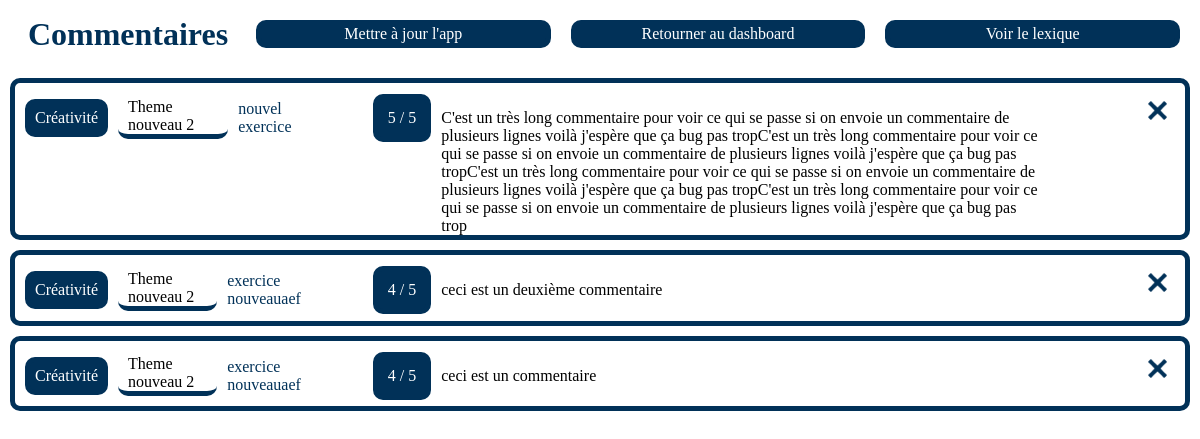
/viewRates.php, run on an earlier commit of the app's database.
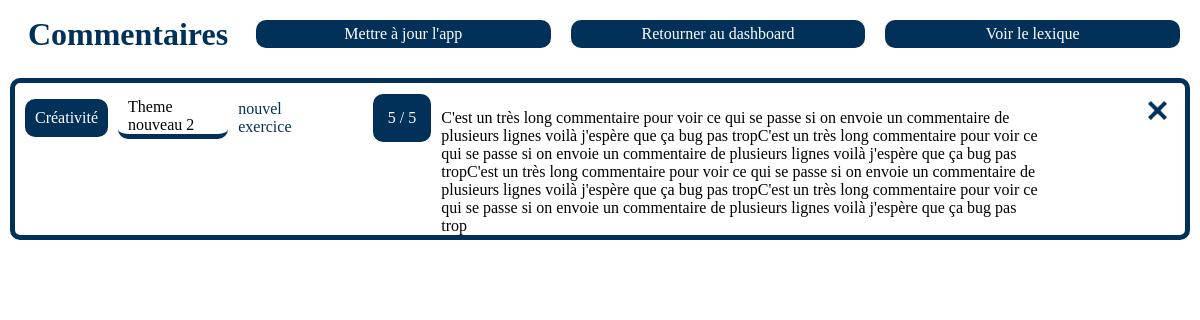
And on a later commit of the database.
### tables this page shows
CREATE TABLE "Commentaires"
(
	idCommentaire INTEGER
		primary key autoincrement,
	note INTEGER,
	commentaire VARCHAR(100),
	exerciceId INTEGER not null
		references Exercices
);

CREATE TABLE "Categories"
(
	idCategorie INTEGER
		primary key autoincrement,
	nomCategorie VARCHAR(50) not null,
	codeCouleur VARCHAR(20) not null
);

CREATE TABLE "Themes"
(
	idTheme INTEGER
		primary key autoincrement,
	nomTheme VARCHAR(50) not null,
	categorieId INTEGER not null
		references Categories
);

CREATE TABLE "Exercices"
(
	idExercice INTEGER
		primary key autoincrement,
	nomExercice VARCHAR(50) not null,
	themeId INTEGER not null
		references Themes
);

### class/Db.php (called while the page is built, shortened)
<?php
class Db {
    public $pdo;
    function __construct(){
        try{
            $this->pdo = new PDO('sqlite:'.__DIR__.'/../database/database.db' );
        }catch(PDOException $e){
            echo $e->getMessage();
        }
    }
    public function getAllCommentaires(){
        $sth = $this->pdo->prepare("SELECT * FROM Commentaires");
        $sth->execute();
        return $sth->fetchAll();
    }
    public function getExerciceFromExerciceId(string $id){
        $sth = $this->pdo->prepare("SELECT * FROM Exercices WHERE idExercice= :id");
        $sth->execute(["id" => $id]);
        return $sth->fetch();
    }
    public function getThemeFromThemeId(string $id){
        $sth = $this->pdo->prepare("SELECT * FROM Themes WHERE idTheme= :id");
        $sth->execute(["id" => $id]);
        return $sth->fetch();
    }
    public function getCategorieFromCategorieId(string $id){
        $sth = $this->pdo->prepare("SELECT * FROM Categories WHERE idCategorie= :id");
        $sth->execute(["id" => $id]);
        return $sth->fetch();
    }
}

### viewRates.php (the view, shortened to what this page needs)
<!DOCTYPE html>
<html lang="fr">
<head>
    <link href="css/style.css" rel="stylesheet">
</head>
<?php include "class/Db.php";
include "class/Popup.php"?>
<body>
    <div class="h1Button">
        <h1 class="h1DataBase">Commentaires</h1>
        <div class="buttonsDataBase">
            <a href="api.php">Mettre à jour l'app</a>
            <a href="index.php">Retourner au dashboard</a>
            <a href="viewLexique.php">Voir le lexique</a>
        </div>
    </div>
    <?php $db = new Db();
    $popup = new Popup();
    $allCommentaires = $db->getAllCommentaires();
    $allCommentaires = array_reverse($allCommentaires);
    foreach ($allCommentaires as $commentaire){
        $exercice = $db->getExerciceFromExerciceId($commentaire["exerciceId"]);
        $theme = $db->getThemeFromThemeId($exercice["themeId"]);
        $categorie = $db->getCategorieFromCategorieId($theme["categorieId"]);
        echo "
            <div class='divCommentaire'>
                <div class='categorieThemeExercice'>
                    <p class='categorieDataBase'>".$categorie['nomCategorie']."</p>
                    <p class='themeDataBase newMargin'>".$theme["nomTheme"]."</p>
                    <p class='exerciceCommentaire'>".$exercice["nomExercice"]."</p>
                </div>
                <div class='commentaire'>
                    <p class='noteCommentaire'>".$commentaire["note"]." / 5</p>
                    <p class='messageCommentaire'>".$commentaire["commentaire"]."</p><br>
                </div>
                <div class='date'>
                <div class='button btModal'><img src='img/delete_mainColor.png'></div>
                " .$popup->modalSuppr("mainColor", "Supprimer le commentaire ?", $commentaire['idCommentaire'], "Commentaire")."
                    </form>
                </div>
            </div>";
    }?>
</body>
</html>

What changed in the data, as far as the page shows it:
removed commentaires: categories.nomCategorie "Créativité", themes.nomTheme "Theme nouveau 2", exerciceId.nomExercice "exercice nouveauaef", note "4", commentaire "ceci est un deuxième commentaire"
removed commentaires: categories.nomCategorie "Créativité", themes.nomTheme "Theme nouveau 2", exerciceId.nomExercice "exercice nouveauaef", note "4", commentaire "ceci est un commentaire"
